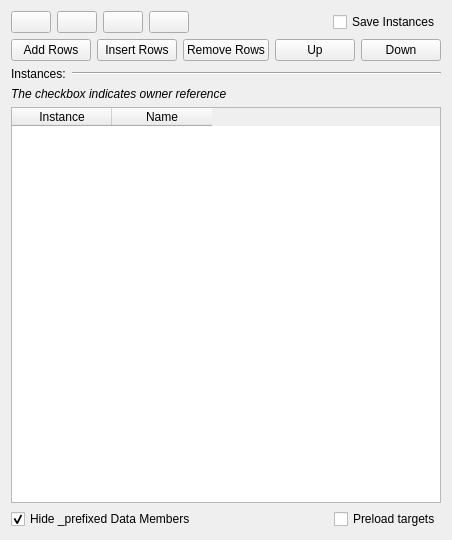
<?xml version="1.0" encoding="UTF-8"?>
<ui version="4.0">
 <class>ClassInstanceRefArrayChip_Dlg</class>
 <widget class="QWidget" name="ClassInstanceRefArrayChip_Dlg">
  <property name="geometry">
   <rect>
    <x>0</x>
    <y>0</y>
    <width>444</width>
    <height>540</height>
   </rect>
  </property>
  <property name="windowTitle">
   <string>Form</string>
  </property>
  <layout class="QVBoxLayout" name="verticalLayout">
   <item>
    <layout class="QHBoxLayout" name="horizontalLayout_2">
     <item>
      <widget class="QPushButton" name="pushButton_createInstance">
       <property name="text">
        <string/>
       </property>
       <property name="icon">
        <iconset resource="StdChips_Dialogs.qrc">
         <normaloff>:/StdChips_Dialogs/Resources/new.png</normaloff>:/StdChips_Dialogs/Resources/new.png</iconset>
       </property>
      </widget>
     </item>
     <item>
      <widget class="QPushButton" name="pushButton_clearRef">
       <property name="text">
        <string/>
       </property>
       <property name="icon">
        <iconset resource="StdChips_Dialogs.qrc">
         <normaloff>:/StdChips_Dialogs/Resources/delete.png</normaloff>:/StdChips_Dialogs/Resources/delete.png</iconset>
       </property>
      </widget>
     </item>
     <item>
      <widget class="QPushButton" name="pushButton_copyRef">
       <property name="text">
        <string/>
       </property>
       <property name="icon">
        <iconset resource="StdChips_Dialogs.qrc">
         <normaloff>:/StdChips_Dialogs/Resources/copy.png</normaloff>:/StdChips_Dialogs/Resources/copy.png</iconset>
       </property>
      </widget>
     </item>
     <item>
      <widget class="QPushButton" name="pushButton_pasteRef">
       <property name="text">
        <string/>
       </property>
       <property name="icon">
        <iconset resource="StdChips_Dialogs.qrc">
         <normaloff>:/StdChips_Dialogs/Resources/paste.png</normaloff>:/StdChips_Dialogs/Resources/paste.png</iconset>
       </property>
      </widget>
     </item>
     <item>
      <spacer name="horizontalSpacer">
       <property name="orientation">
        <enum>Qt::Horizontal</enum>
       </property>
       <property name="sizeHint" stdset="0">
        <size>
         <width>40</width>
         <height>20</height>
        </size>
       </property>
      </spacer>
     </item>
     <item>
      <widget class="QCheckBox" name="checkBox_saveInstance">
       <property name="text">
        <string>Save Instances</string>
       </property>
      </widget>
     </item>
    </layout>
   </item>
   <item>
    <layout class="QHBoxLayout" name="horizontalLayout">
     <item>
      <widget class="QPushButton" name="pushButton_addRows">
       <property name="text">
        <string>Add Rows</string>
       </property>
      </widget>
     </item>
     <item>
      <widget class="QPushButton" name="pushButton_insertRows">
       <property name="text">
        <string>Insert Rows</string>
       </property>
      </widget>
     </item>
     <item>
      <widget class="QPushButton" name="pushButton_removeRows">
       <property name="text">
        <string>Remove Rows</string>
       </property>
      </widget>
     </item>
     <item>
      <widget class="QPushButton" name="pushButton_up">
       <property name="text">
        <string>Up</string>
       </property>
      </widget>
     </item>
     <item>
      <widget class="QPushButton" name="pushButton_down">
       <property name="text">
        <string>Down</string>
       </property>
      </widget>
     </item>
    </layout>
   </item>
   <item>
    <layout class="QHBoxLayout" name="horizontalLayout_4">
     <item>
      <widget class="QLabel" name="label_5">
       <property name="text">
        <string>Instances:</string>
       </property>
      </widget>
     </item>
     <item>
      <widget class="Line" name="line">
       <property name="sizePolicy">
        <sizepolicy hsizetype="Expanding" vsizetype="Fixed">
         <horstretch>0</horstretch>
         <verstretch>0</verstretch>
        </sizepolicy>
       </property>
       <property name="orientation">
        <enum>Qt::Horizontal</enum>
       </property>
      </widget>
     </item>
    </layout>
   </item>
   <item>
    <widget class="QLabel" name="label">
     <property name="font">
      <font>
       <italic>true</italic>
      </font>
     </property>
     <property name="text">
      <string>The checkbox indicates owner reference</string>
     </property>
    </widget>
   </item>
   <item>
    <widget class="m3d::TableWidgetMod" name="tableWidget">
     <property name="editTriggers">
      <set>QAbstractItemView::AnyKeyPressed|QAbstractItemView::EditKeyPressed|QAbstractItemView::SelectedClicked</set>
     </property>
     <property name="tabKeyNavigation">
      <bool>true</bool>
     </property>
     <property name="dragEnabled">
      <bool>false</bool>
     </property>
     <property name="dragDropMode">
      <enum>QAbstractItemView::NoDragDrop</enum>
     </property>
     <property name="selectionBehavior">
      <enum>QAbstractItemView::SelectRows</enum>
     </property>
     <column>
      <property name="text">
       <string>Instance</string>
      </property>
     </column>
     <column>
      <property name="text">
       <string>Name</string>
      </property>
     </column>
    </widget>
   </item>
   <item>
    <layout class="QHBoxLayout" name="horizontalLayout_3">
     <item>
      <widget class="QCheckBox" name="checkBox_hideMembers">
       <property name="text">
        <string>Hide _prefixed Data Members</string>
       </property>
       <property name="checked">
        <bool>true</bool>
       </property>
      </widget>
     </item>
     <item>
      <spacer name="horizontalSpacer_2">
       <property name="orientation">
        <enum>Qt::Horizontal</enum>
       </property>
       <property name="sizeHint" stdset="0">
        <size>
         <width>40</width>
         <height>20</height>
        </size>
       </property>
      </spacer>
     </item>
     <item>
      <widget class="QCheckBox" name="checkBox_preload">
       <property name="text">
        <string>Preload targets</string>
       </property>
      </widget>
     </item>
    </layout>
   </item>
  </layout>
 </widget>
 <customwidgets>
  <customwidget>
   <class>m3d::TableWidgetMod</class>
   <extends>QTableWidget</extends>
   <header>tablewidgetmod.h</header>
  </customwidget>
 </customwidgets>
 <resources>
  <include location="StdChips_Dialogs.qrc"/>
 </resources>
 <connections>
  <connection>
   <sender>tableWidget</sender>
   <signal>cellDoubleClicked(int,int)</signal>
   <receiver>ClassInstanceRefArrayChip_Dlg</receiver>
   <slot>onTableDoubleClick(int,int)</slot>
   <hints>
    <hint type="sourcelabel">
     <x>306</x>
     <y>178</y>
    </hint>
    <hint type="destinationlabel">
     <x>228</x>
     <y>172</y>
    </hint>
   </hints>
  </connection>
  <connection>
   <sender>checkBox_hideMembers</sender>
   <signal>clicked()</signal>
   <receiver>ClassInstanceRefArrayChip_Dlg</receiver>
   <slot>hideMembersClicked()</slot>
   <hints>
    <hint type="sourcelabel">
     <x>228</x>
     <y>327</y>
    </hint>
    <hint type="destinationlabel">
     <x>228</x>
     <y>172</y>
    </hint>
   </hints>
  </connection>
  <connection>
   <sender>pushButton_addRows</sender>
   <signal>clicked()</signal>
   <receiver>ClassInstanceRefArrayChip_Dlg</receiver>
   <slot>addRows()</slot>
   <hints>
    <hint type="sourcelabel">
     <x>90</x>
     <y>21</y>
    </hint>
    <hint type="destinationlabel">
     <x>256</x>
     <y>245</y>
    </hint>
   </hints>
  </connection>
  <connection>
   <sender>tableWidget</sender>
   <signal>itemSelectionChanged()</signal>
   <receiver>ClassInstanceRefArrayChip_Dlg</receiver>
   <slot>updateButtons()</slot>
   <hints>
    <hint type="sourcelabel">
     <x>176</x>
     <y>210</y>
    </hint>
    <hint type="destinationlabel">
     <x>176</x>
     <y>172</y>
    </hint>
   </hints>
  </connection>
  <connection>
   <sender>pushButton_pasteRef</sender>
   <signal>clicked()</signal>
   <receiver>ClassInstanceRefArrayChip_Dlg</receiver>
   <slot>pasteRef()</slot>
   <hints>
    <hint type="sourcelabel">
     <x>304</x>
     <y>52</y>
    </hint>
    <hint type="destinationlabel">
     <x>176</x>
     <y>172</y>
    </hint>
   </hints>
  </connection>
  <connection>
   <sender>pushButton_copyRef</sender>
   <signal>clicked()</signal>
   <receiver>ClassInstanceRefArrayChip_Dlg</receiver>
   <slot>copyRef()</slot>
   <hints>
    <hint type="sourcelabel">
     <x>222</x>
     <y>52</y>
    </hint>
    <hint type="destinationlabel">
     <x>176</x>
     <y>172</y>
    </hint>
   </hints>
  </connection>
  <connection>
   <sender>pushButton_clearRef</sender>
   <signal>clicked()</signal>
   <receiver>ClassInstanceRefArrayChip_Dlg</receiver>
   <slot>clearRef()</slot>
   <hints>
    <hint type="sourcelabel">
     <x>139</x>
     <y>52</y>
    </hint>
    <hint type="destinationlabel">
     <x>176</x>
     <y>172</y>
    </hint>
   </hints>
  </connection>
  <connection>
   <sender>pushButton_insertRows</sender>
   <signal>clicked()</signal>
   <receiver>ClassInstanceRefArrayChip_Dlg</receiver>
   <slot>insertRows()</slot>
   <hints>
    <hint type="sourcelabel">
     <x>176</x>
     <y>21</y>
    </hint>
    <hint type="destinationlabel">
     <x>176</x>
     <y>172</y>
    </hint>
   </hints>
  </connection>
  <connection>
   <sender>pushButton_removeRows</sender>
   <signal>clicked()</signal>
   <receiver>ClassInstanceRefArrayChip_Dlg</receiver>
   <slot>removeRows()</slot>
   <hints>
    <hint type="sourcelabel">
     <x>289</x>
     <y>21</y>
    </hint>
    <hint type="destinationlabel">
     <x>176</x>
     <y>172</y>
    </hint>
   </hints>
  </connection>
  <connection>
   <sender>pushButton_createInstance</sender>
   <signal>clicked()</signal>
   <receiver>ClassInstanceRefArrayChip_Dlg</receiver>
   <slot>createInstance()</slot>
   <hints>
    <hint type="sourcelabel">
     <x>52</x>
     <y>52</y>
    </hint>
    <hint type="destinationlabel">
     <x>176</x>
     <y>172</y>
    </hint>
   </hints>
  </connection>
  <connection>
   <sender>tableWidget</sender>
   <signal>cellChanged(int,int)</signal>
   <receiver>ClassInstanceRefArrayChip_Dlg</receiver>
   <slot>onTableCellChanged(int,int)</slot>
   <hints>
    <hint type="sourcelabel">
     <x>176</x>
     <y>210</y>
    </hint>
    <hint type="destinationlabel">
     <x>176</x>
     <y>172</y>
    </hint>
   </hints>
  </connection>
  <connection>
   <sender>checkBox_saveInstance</sender>
   <signal>clicked()</signal>
   <receiver>ClassInstanceRefArrayChip_Dlg</receiver>
   <slot>saveInstanceClicked()</slot>
   <hints>
    <hint type="sourcelabel">
     <x>176</x>
     <y>79</y>
    </hint>
    <hint type="destinationlabel">
     <x>176</x>
     <y>172</y>
    </hint>
   </hints>
  </connection>
  <connection>
   <sender>pushButton_up</sender>
   <signal>clicked()</signal>
   <receiver>ClassInstanceRefArrayChip_Dlg</receiver>
   <slot>moveUp()</slot>
   <hints>
    <hint type="sourcelabel">
     <x>244</x>
     <y>53</y>
    </hint>
    <hint type="destinationlabel">
     <x>176</x>
     <y>172</y>
    </hint>
   </hints>
  </connection>
  <connection>
   <sender>pushButton_down</sender>
   <signal>clicked()</signal>
   <receiver>ClassInstanceRefArrayChip_Dlg</receiver>
   <slot>moveDown()</slot>
   <hints>
    <hint type="sourcelabel">
     <x>312</x>
     <y>53</y>
    </hint>
    <hint type="destinationlabel">
     <x>176</x>
     <y>172</y>
    </hint>
   </hints>
  </connection>
  <connection>
   <sender>checkBox_preload</sender>
   <signal>clicked()</signal>
   <receiver>ClassInstanceRefArrayChip_Dlg</receiver>
   <slot>preloadClicked()</slot>
   <hints>
    <hint type="sourcelabel">
     <x>357</x>
     <y>325</y>
    </hint>
    <hint type="destinationlabel">
     <x>209</x>
     <y>172</y>
    </hint>
   </hints>
  </connection>
 </connections>
 <slots>
  <slot>onTableDoubleClick(int,int)</slot>
  <slot>hideMembersClicked()</slot>
  <slot>addRows()</slot>
  <slot>updateButtons()</slot>
  <slot>pasteRef()</slot>
  <slot>copyRef()</slot>
  <slot>clearRef()</slot>
  <slot>insertRows()</slot>
  <slot>removeRows()</slot>
  <slot>createInstance()</slot>
  <slot>onTableCellChanged(int,int)</slot>
  <slot>saveInstanceClicked()</slot>
  <slot>moveUp()</slot>
  <slot>moveDown()</slot>
  <slot>preloadClicked()</slot>
 </slots>
</ui>
